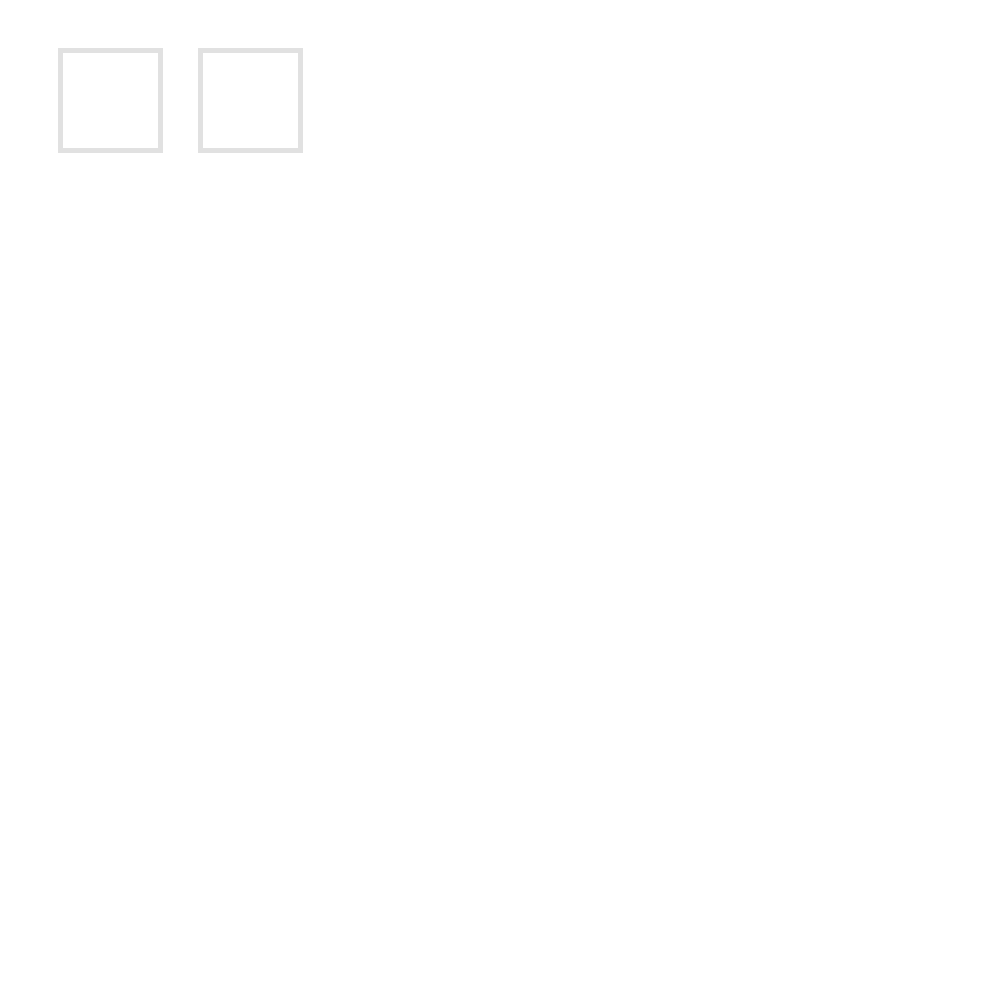
Frame 1 (no input)
Frame 60 (the mouse pressed at the canvas centre just before this capture): identical to frame 1, image omitted
Frame 120 (the mouse held since frame 60 and released just before this capture): identical to frame 1, image omitted

The Processing sketch that drew this single still picture (run headless with seeded random() and noise(); from frame 60 on, the mouse is pressed at the canvas centre):

// Processing sketch: blockandy
// ── blockandy.pde
//基本:
//製作一個方形區域 (約50X50就好)
//滑鼠左鍵按壓從內往外拖曳時綠色
//滑鼠左鍵按壓從外往內拖曳時紅色
//並且按壓重複從內外拖曳不會變色
//以從沒按壓到按壓時的第一個動作決定顏色
//直到滑鼠左鍵放開後重置為白色
//
//中階:
//滑鼠右鍵按壓在其上時變為藍色
//按壓不放拖曳出方型區域時會自我複製一個相同方形區域跟隨游標移動
//並在右鍵放開時此新增的方形區塊會被放置在游標位置(此功能有點像檔案複製)
//
//進階:
//同樣使用右鍵拖曳放開後若放置在其他方形區域內會使得兩方形區域皆自我清除
ArrayList<bk> block = new ArrayList();
void setup(){
  size(1000,1000);
  strokeWeight(5);
  block.add(new bk(110,100));
  block.add(new bk(250,100));
}

void draw(){
  background(255);
  for(int i=0;i<block.size();i++){
    block.get(i).update(block);
  }
  for(int i=0;i<block.size();i++){
    block.get(i).draw();
  }
}



// ── bk.pde
class bk {
  int x, y, c=0;
  boolean in;
  boolean in2;
  boolean sta;
  boolean sta2;
  boolean make;
  color a;
  bk(int x, int y) {
    this.x=x;
    this.y=y;
  }
  void update(ArrayList<bk> block) {
    sta=x-50<=mouseX&x+50>=mouseX&y-50<=mouseY&y+50>=mouseY;
    if (mousePressed) {
      if(mouseButton == LEFT){
        if(c==0){
          in=sta;
          c++;
        }
        else{
          if(in!=sta){
            in2=sta;
            if(in==true&&in2==false)a=#BAFF95;
            if(in==false&&in2==true)a=#FFA390;
          }
        }
      }
      if(mouseButton == RIGHT){
        if (sta){
          a=#86DAFF;
          make=true;
        }
        else a=255;
      }
    }
    else{
      a=255;
      c=0;
      if(make){
          boolean remove=false;
          for(int i=0;i<block.size();i++)
            if(block.get(i).sta==true){
              block.remove(i);
              remove=true;
            }
          if(remove==false){
            block.add(new bk(mouseX,mouseY));
          }
        make=false;
      }
    }
  }
  void draw() {
    stroke(a-30);
    fill(a);
    if(make)
    rect(mouseX-50,mouseY-50,100,100);
    rect(x-50,y-50,100,100);
  }
}
